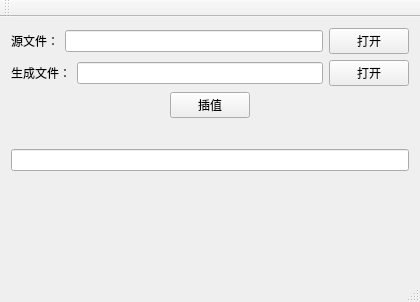
<?xml version="1.0" encoding="UTF-8"?>
<ui version="4.0">
 <class>MainWindow</class>
 <widget class="QMainWindow" name="MainWindow">
  <property name="geometry">
   <rect>
    <x>0</x>
    <y>0</y>
    <width>420</width>
    <height>302</height>
   </rect>
  </property>
  <property name="windowTitle">
   <string>MainWindow</string>
  </property>
  <widget class="QWidget" name="centralWidget">
   <layout class="QGridLayout" name="gridLayout">
    <item row="0" column="0">
     <layout class="QVBoxLayout" name="verticalLayout_2">
      <item>
       <layout class="QVBoxLayout" name="verticalLayout">
        <item>
         <layout class="QHBoxLayout" name="horizontalLayout">
          <item>
           <widget class="QLabel" name="labelExist">
            <property name="text">
             <string>源文件：</string>
            </property>
           </widget>
          </item>
          <item>
           <widget class="QLineEdit" name="lineEditExist"/>
          </item>
          <item>
           <widget class="QPushButton" name="pushButtonOpenExist">
            <property name="text">
             <string>打开</string>
            </property>
           </widget>
          </item>
         </layout>
        </item>
        <item>
         <layout class="QHBoxLayout" name="horizontalLayout_2">
          <item>
           <widget class="QLabel" name="label_2">
            <property name="text">
             <string>生成文件：</string>
            </property>
           </widget>
          </item>
          <item>
           <widget class="QLineEdit" name="lineEditTarget"/>
          </item>
          <item>
           <widget class="QPushButton" name="pushButtonOpenTarget">
            <property name="text">
             <string>打开</string>
            </property>
           </widget>
          </item>
         </layout>
        </item>
       </layout>
      </item>
      <item>
       <layout class="QHBoxLayout" name="horizontalLayout_3">
        <item>
         <spacer name="horizontalSpacer">
          <property name="orientation">
           <enum>Qt::Horizontal</enum>
          </property>
          <property name="sizeHint" stdset="0">
           <size>
            <width>40</width>
            <height>20</height>
           </size>
          </property>
         </spacer>
        </item>
        <item>
         <widget class="QPushButton" name="pushButtonSpline">
          <property name="text">
           <string>插值</string>
          </property>
         </widget>
        </item>
        <item>
         <spacer name="horizontalSpacer_2">
          <property name="orientation">
           <enum>Qt::Horizontal</enum>
          </property>
          <property name="sizeHint" stdset="0">
           <size>
            <width>40</width>
            <height>20</height>
           </size>
          </property>
         </spacer>
        </item>
       </layout>
      </item>
      <item>
       <spacer name="verticalSpacer_2">
        <property name="orientation">
         <enum>Qt::Vertical</enum>
        </property>
        <property name="sizeHint" stdset="0">
         <size>
          <width>20</width>
          <height>40</height>
         </size>
        </property>
       </spacer>
      </item>
      <item>
       <widget class="QLineEdit" name="lineEdit"/>
      </item>
      <item>
       <spacer name="verticalSpacer">
        <property name="orientation">
         <enum>Qt::Vertical</enum>
        </property>
        <property name="sizeHint" stdset="0">
         <size>
          <width>20</width>
          <height>113</height>
         </size>
        </property>
       </spacer>
      </item>
     </layout>
    </item>
   </layout>
  </widget>
  <widget class="QMenuBar" name="menuBar">
   <property name="geometry">
    <rect>
     <x>0</x>
     <y>0</y>
     <width>420</width>
     <height>17</height>
    </rect>
   </property>
  </widget>
  <widget class="QToolBar" name="mainToolBar">
   <attribute name="toolBarArea">
    <enum>TopToolBarArea</enum>
   </attribute>
   <attribute name="toolBarBreak">
    <bool>false</bool>
   </attribute>
  </widget>
  <widget class="QStatusBar" name="statusBar"/>
 </widget>
 <layoutdefault spacing="6" margin="11"/>
 <resources/>
 <connections/>
</ui>
